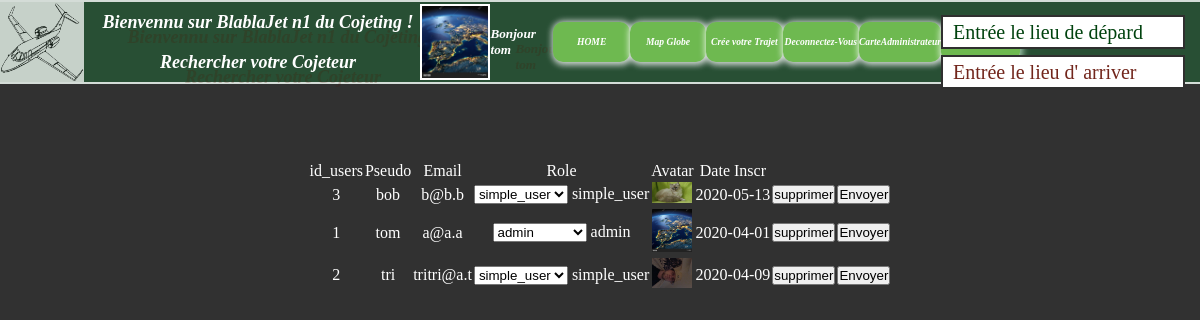
Page /userAdmin.php (signed in) on the committed database.
### tables this page shows
CREATE TABLE IF NOT EXISTS `users` (
  `id_users` int(11) NOT NULL AUTO_INCREMENT,
  `pseudo` varchar(45) NOT NULL,
  `email` varchar(120) NOT NULL,
  `password` varchar(255) NOT NULL,
  `role` enum('simple_user','contributor','admin') NOT NULL,
  `avatar` varchar(50) NOT NULL,
  `reg_date` date DEFAULT NULL,
  PRIMARY KEY (`id_users`)
);

### libraries/Model.php (called while the page is built, shortened)
<?php
abstract class Model {
    public static function select($champ,$table,$order,$limite,$where,$valueWhere){
        require "pdo.php";
        $rq = $pdo -> prepare("SELECT $champ FROM $table $order $limite $where");
        if($valueWhere === ''){
            $rq->execute();
        } else {
            $rq->execute($valueWhere);
        }
        return $rq;
    }
}

### templates/showUsers.html.php (the view, shortened to what this page needs)
<form action="admin.php" method="POST">
    <table>
        <tr>
            <td>id_users</td>
            <td>Pseudo</td>
            <td>Email</td>
            <td>Role</td>
            <td>Avatar</td>
            <td>Date Inscr</td>
            <td></td>
            <td></td>
        </tr>
        <?php foreach ($userList as $value) { ?>
            <tr>
                <td><?= $value['id_users'] ?></td>
                <td><?= $value['pseudo'] ?></td>
                <td><?= $value['email'] ?></td>
                <td>
                    <select name="role">
                        <option value="simple_user" <?php Users::roleSelect("simple_user",$value['role']); ?>>simple_user</option>
                        <option value="admin" <?php Users::roleSelect("admin",$value['role']); ?>>admin</option>
                    </select>
                <?= $value['role'] ?></td>
                <td>
                    <?php if (!empty($value['avatar'])) : ?>
                        <img src='<?= $value['avatar'] ?>' width="40px">
                    <?php endif; ?>
                </td>
                <td><?= $value['reg_date'] ?></td>
                <td><button type="submit" name="userDelete" value="userDelete">supprimer</button></td>
                <td><button type="submit" name="showUsersForm" value="showUsersForm">Envoyer</button></td>
            </tr>
        <?php } ?>
    </table>
</form>

### userAdmin.php (shortened to what this page needs)
<!DOCTYPE html>
<html lang="fr">
<head>
<link rel="stylesheet" type="text/css" href="assets/css/style.css" />
</head>
<body>
<?php
include ("templates/nav.html.php");
$userList = Users::showUsers();
include ("templates/showUsers.html.php");
?>
</body>
</html>

### templates/nav.html.php (shortened to what this page needs)
<nav>
    <header id='head'>
        <img id='globe' src="assets/img/jet.png" alt="logoJet">
        <h1 style="text-align: center;">Bienvennu sur BlablaJet n1 du Cojeting ! Rechercher votre Cojeteur</h1>
    </header>
    <div id='nav'>
        <?php
        if (isset($_SESSION['pseudo'])) {
            if (!empty($_SESSION['avatar'])) {
                echo '<img src=' . $_SESSION['avatar'] . ' >';
            }
            echo '<p>Bonjour ' . $_SESSION['pseudo'] . '</p>';
        }
        $racine = __DIR__;
        $newRacine = str_replace("templates", "", $racine);
        $siteMap = scandir($newRacine, SCANDIR_SORT_ASCENDING);
        foreach ($siteMap as $value) {
            $info = new SplFileInfo($value);
            if (($value === 'registration.php') && (isset($_SESSION['pseudo']))) {
                $value = 'index.php?deconnect=true';
                $ecrit = 'Deconnectez-Vous';
            } else if ($value === 'registration.php') {
                $ecrit = 'Identifiez-Vous';
            }
            if ($value === 'index.php') {
                $ecrit = 'HOME';
            }
            if ($value === 'indexGlobe.php') {
                $ecrit = 'Map Globe';
            }
            if ($value === 'newTrajet.php') {
                $ecrit = 'Crée votre Trajet';
            }
            if (($info->getExtension() === 'php') && ($value !== 'mapAdmin.php') && ($value !== 'userAdmin.php') && ($value !== '')) {
                echo "<a class='nav' href='$value'>$ecrit</a>";
            }
        }
        if ((isset($_SESSION['role'])) && ($_SESSION['role'] === "admin")) {
            echo "<a class='nav' href='mapAdmin.php'>CarteAdministrateur</a>";
            echo "<a class='nav' href='userAdmin.php'>UserAdministrateur</a>";
        }
        ?>
    </div>
    <div id='adresseD'>Entrée le lieu de dépard</div>
    <div id='adresseA'>Entrée le lieu d' arriver</div>
</nav>

### libraries/Users.php (shortened to what this page needs)
<?php
class Users
{
    public static function showUsers(){
      $rq = Model::select('*','users',' ORDER BY pseudo','','','');
      $userList = [];
        while($result = $rq -> fetch(PDO::FETCH_ASSOC)){
            array_push($userList,$result);
        }
        return $userList;
    }
    public static function roleSelect($option,$userSelect){
      if($option === $userSelect){
        echo "selected";
      }
    }
}

### assets/css/style.css (style rules this page uses)
* { margin: 0px; padding: 0px; }
#head { display: flex; position: fixed; top: 0; left: 0; height: 10vh; line-height: 5vh; width: 35vw; background-color: rgba(22, 150, 61, 0.3); font-size: 1vw; font-style: italic; color: rgb(255, 255, 255); text-shadow: 25px 15px rgba(80, 20, 2, 0.2); border: 2px solid rgba(255, 255, 255, 0.8); border-left: none; border-right: none; z-index: 1; }
#head img { width: 7vw; padding-right: 1vw; opacity: 0.75; }
#nav { position: fixed; display: flex; justify-content: space-around; align-items: center; top: 0; left: 35vw; width: 50vw; height: 10vh; background-color: rgba(22, 150, 61, 0.3); border: 2px solid rgba(255, 255, 255, 0.8); border-left: none; border-right: none; z-index: 1; }
#nav img { height: 9vh; border: 2px solid white; }
#nav p { font-size: 1.1vw; font-style: italic; font-weight: bold; color: rgb(255, 255, 255); text-shadow: 25px 15px rgba(80, 20, 2, 0.2); }
.nav { text-align: center; width: 7vw; height: 5vh; line-height: 5vh; text-decoration: none; font-size: 0.8vw; font-style: italic; font-weight: bolder; color: rgb(255, 255, 255); background-color: rgb(110, 185, 80); box-shadow: 1px 1px 6px 2px rgba(255, 255, 255, 0.8); border-radius: 10px; }
#adresseD { display: flex; z-index: 2; position: fixed; top: 15px; right: 15px; width: 230px; height: 30px; line-height: 30px; font-size: 20px; background-color: white; border: 2px solid rgb(47, 47, 47); padding-left: 10px; color: rgb(0, 66, 14); }
#adresseA { display: flex; z-index: 2; position: fixed; top: 55px; right: 15px; width: 230px; height: 30px; line-height: 30px; font-size: 20px; background-color: white; border: 2px solid rgb(47, 47, 47); padding-left: 10px; color: rgb(114, 38, 28); }
table { padding-top: 20vh; width: 100%; height: 100vh; background-color: rgb(49, 49, 49); display: flex; justify-content: space-around; text-align: center; color: white; }

### rows in the picture
users: id_users "3", pseudo "bob", email "b@b.b", role "simple_user", avatar (picture), reg_date "2020-05-13"
users: id_users "1", pseudo "tom", email "a@a.a", role "admin", avatar (picture), reg_date "2020-04-01"
users: id_users "2", pseudo "tri", email "tritri@a.t", role "simple_user", avatar (picture), reg_date "2020-04-09"

### other values in the picture
$_SESSION['pseudo'] "tom"
$ecrit "HOME"
$ecrit "Map Globe"
$ecrit "Crée votre Trajet"
$ecrit "Deconnectez-Vous"
